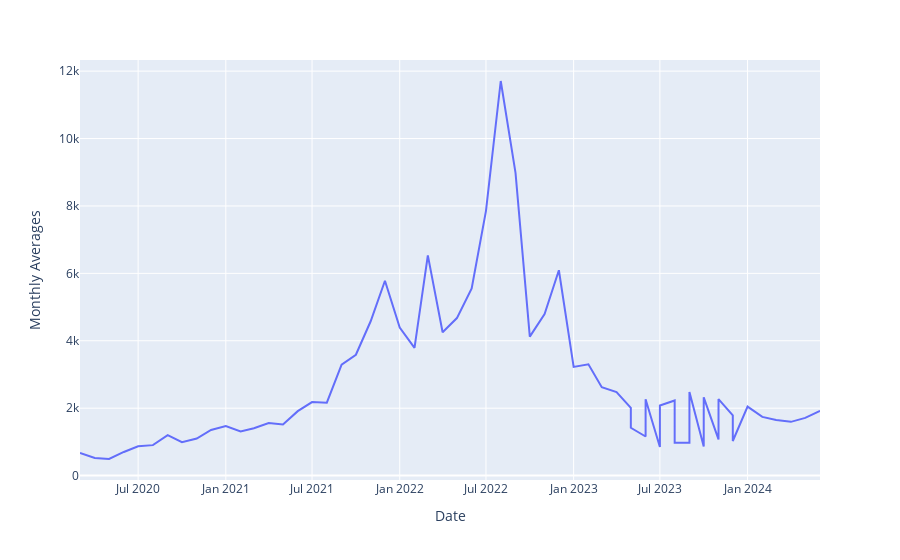

Notebook source saved alongside this figure:
### Code cell
#plot the prices into a plotly graph
import plotly.express as px

fig = px.line(modified_df, x='Date', y='Monthly Averages')
fig.show()

### Figure 1 — Plotly figure (JSON) as saved in the notebook; plotly's stock layout.template omitted (floating-point values rounded to 4 significant figures)
{"data": [{"hovertemplate": "Date=%{x}<br>Monthly Averages=%{y}<extra></extra>", "legendgroup": "", "line": {"color": "#636efa", "dash": "solid"}, "marker": {"symbol": "circle"}, "mode": "lines", "name": "", "orientation": "v", "showlegend": false, "type": "scatter", "x": ["2020-03", "2020-04", "2020-05", "2020-06", "2020-07", "2020-08", "2020-09", "2020-10", "2020-11", "2020-12", "2021-01", "2021-02", "2021-03", "2021-04", "2021-05", "2021-06", "2021-07", "2021-08", "2021-09", "2021-10", "2021-11", "2021-12", "2022-01", "2022-02", "2022-03", "2022-04", "2022-05", "2022-06", "2022-07", "2022-08", "2022-09", "2022-10", "2022-11", "2022-12", "2023-01", "2023-02", "2023-03", "2023-04", "2023-05", "2023-05", "2023-06", "2023-06", "2023-07", "2023-07", "2023-08", "2023-08", "2023-09", "2023-09", "2023-10", "2023-10", "2023-11", "2023-11", "2023-12", "2023-12", "2024-01", "2024-02", "2024-03", "2024-04", "2024-05", "2024-06"], "xaxis": "x", "y": [669.7, 525.2, 492.8, 701.4, 869.2, 904.1, 1201.0, 990.2, 1100.0, 1355.0, 1468.0, 1310.0, 1406.0, 1562.0, 1515.0, 1912.0, 2181.0, 2162.0, 3293.0, 3585.0, 4579.0, 5781.0, 4392.0, 3789.0, 6535.0, 4254.0, 4673.0, 5556.0, 7855.0, 11710.0, 8980.0, 4125.0, 4793.0, 6093.0, 3225.0, 3300.0, 2624.0, 2477.0, 2011.0, 1419.0, 1160.0, 2267.0, 848.8, 2080.0, 2228.0, 975.3, 975.6, 2484.0, 866.4, 2321.0, 1073.0, 2270.0, 1788.0, 1027.0, 2048.0, 1743.0, 1650.0, 1595.0, 1711.0, 1921.0], "yaxis": "y"}], "layout": {"legend": {"tracegroupgap": 0}, "margin": {"t": 60}, "xaxis": {"anchor": "y", "domain": [0, 1], "title": {"text": "Date"}}, "yaxis": {"anchor": "x", "domain": [0, 1], "title": {"text": "Monthly Averages"}}}}
